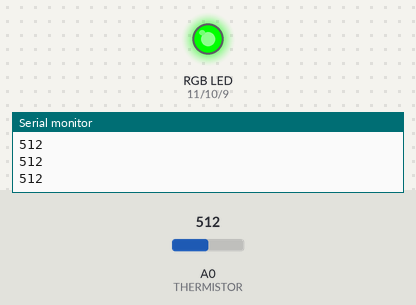
The sketch below on a simulated Arduino Uno, built with avr-gcc and run on an emulated ATmega328P. Parts: an RGB LED mixed from three pins (HIGH = lit), the last lines printed to the serial monitor. The test bench sets the inputs (shaded band); at power-on: A0 (THERMISTOR) = 512.

Above: at 1.2 s.
1.3 s: A0 (THERMISTOR) set to 716
At 2.7 s:
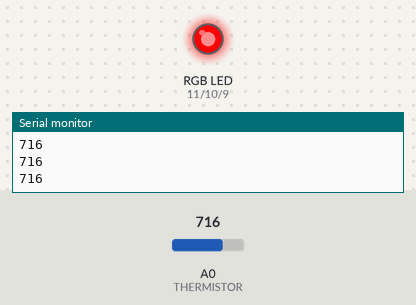
3.5 s: A0 (THERMISTOR) set to 511
At 5.2 s:
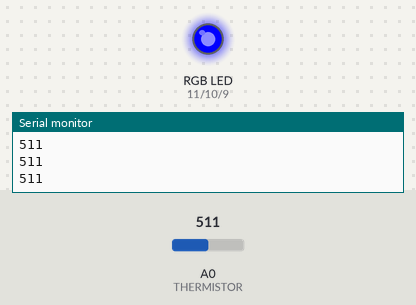
5.5 s: A0 (THERMISTOR) set to 900
At 7.0 s:
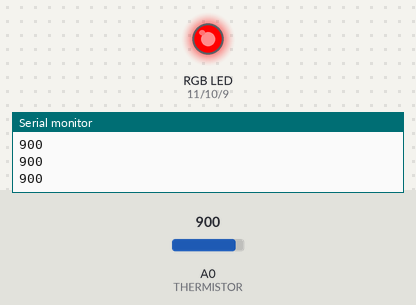
7.5 s: A0 (THERMISTOR) set to 306
At 8.6 s:
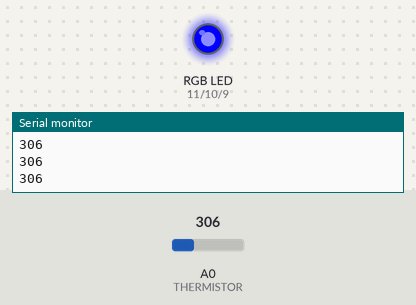
Timing chart, 0 to 10.5 s (numbered marks = the images above; inputs shaded):
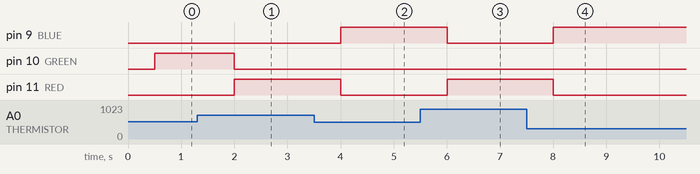

Measured:
- after the input at 1.3 s, pin 10 (GREEN): HIGH → LOW after 0.70 s; pin 11 (RED): LOW → HIGH after 0.70 s
- after the input at 3.5 s, pin 9 (BLUE): LOW → HIGH after 0.50 s; pin 11 (RED): HIGH → LOW after 0.50 s
- after the input at 5.5 s, pin 9 (BLUE): HIGH → LOW after 0.50 s; pin 11 (RED): LOW → HIGH after 0.50 s
- after the input at 7.5 s, pin 9 (BLUE): LOW → HIGH after 0.51 s; pin 11 (RED): HIGH → LOW after 0.51 s

The sketch:

temp_sensor.ino
```cpp
// SIMPLE TEMPERATURE SENSOR - By Mitchell Saremba
// Uses a thermistor and voltage divider to detect the temperature in the room, and displays a colour on an RGB LED based on current temp.
// Relative to the room temperature at the time of uploading the program

const int RED = 11;
const int GREEN = 10;
const int BLUE = 9;

const int THERMISTOR = 0;
int val = 0; // to hold the changing value
int firstVal;

void setup() {
  // put your setup code here, to run once:
  Serial.begin(9600);
  pinMode(RED, OUTPUT);
  pinMode(GREEN, OUTPUT);
  pinMode(BLUE, OUTPUT);

  firstVal = analogRead(THERMISTOR);
}

void loop() {
  // put your main code here, to run repeatedly:
  val = analogRead(THERMISTOR);
  Serial.println(val);
  delay(500);

  if (val == firstVal) { // temp is normal - green
    digitalWrite(RED, LOW);
    digitalWrite(GREEN, HIGH);
    digitalWrite(BLUE, LOW);
  } else if (val < firstVal) { // temp is low - blue
    digitalWrite(RED, LOW);
    digitalWrite(GREEN, LOW);
    digitalWrite(BLUE, HIGH);
  } else if (val > firstVal) { // temp is high - red
    digitalWrite(RED, HIGH);
    digitalWrite(GREEN, LOW);
    digitalWrite(BLUE, LOW);
}
}
```
